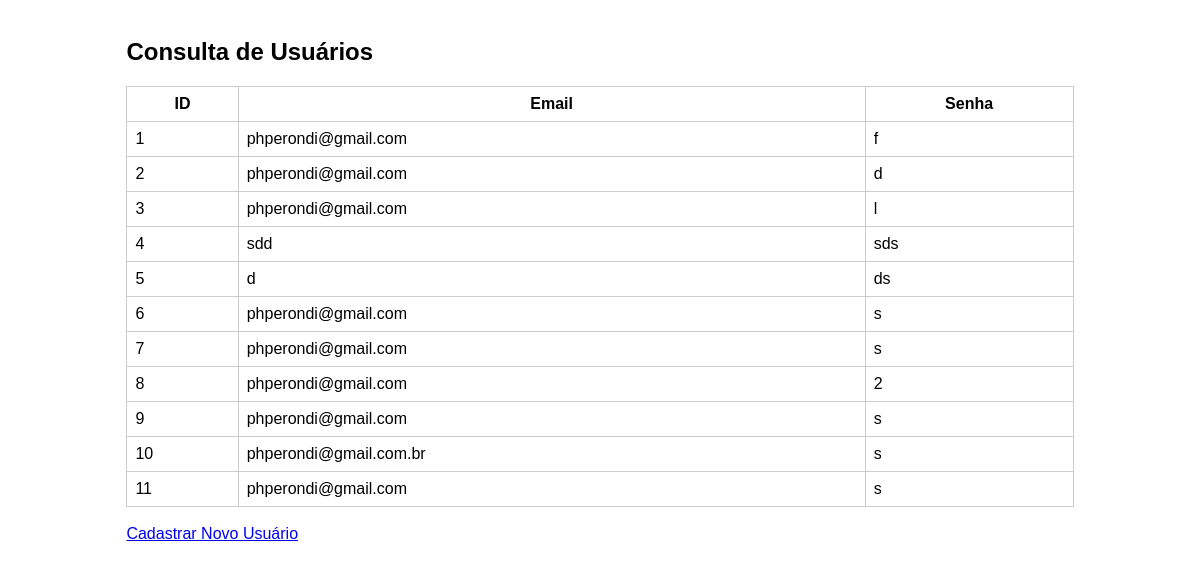
Screenshot of /listausuarios with the database file from the repository.
### tables this page shows
CREATE TABLE usuarios (id INTEGER PRIMARY KEY AUTOINCREMENT, email TEXT, senha TEXT);

### app.py (the view)
@app.route('/listausuarios', methods=['GET'])
def index():
    if request.method == 'GET':
        conn = connect_db()
        cursor = conn.cursor()
        cursor.execute("SELECT * FROM usuarios")
        users = cursor.fetchall()
        conn.close()
        return render_template('listausuarios.html', users=users)

### app.py (called while the page is built)
def connect_db():
    return sqlite3.connect('processos.db')

### templates/listausuarios.html (shortened to what this page needs)
<!DOCTYPE html>
<html>
<head>
</head>
<body>
    <div class="container">
        <h2>Consulta de Usuários</h2>
        <table>
            <thead>
                <tr>
                    <th>ID</th>
                    <th>Email</th>
                    <th>Senha</th>
                </tr>
            </thead>
            <tbody>
                {% for user in users %}
                    <tr>
                        <td>{{ user[0] }}</td>
                        <td>{{ user[1] }}</td>
                        <td>{{ user[2] }}</td>
                    </tr>
                {% endfor %}
            </tbody>
        </table>
        <br>
        <a href="{{ url_for('cadusuario') }}">Cadastrar Novo Usuário</a>
    </div>
</body>
</html>

### templates/listausuarios.html (style rules this page uses)
body { font-family: Arial, sans-serif; }
.container { margin: auto; width: 80%; padding: 10px; }
table { width: 100%; border-collapse: collapse; }
th, td { padding: 8px; border: 1px solid #ccc; }

### rows the page displays
usuarios: id "1", email "phperondi@gmail.com", senha "f"
usuarios: id "2", email "phperondi@gmail.com", senha "d"
usuarios: id "3", email "phperondi@gmail.com", senha "l"
usuarios: id "4", email "sdd", senha "sds"
usuarios: id "5", email "d", senha "ds"
usuarios: id "6", email "phperondi@gmail.com", senha "s"
usuarios: id "7", email "phperondi@gmail.com", senha "s"
usuarios: id "8", email "phperondi@gmail.com", senha "2"
usuarios: id "9", email "phperondi@gmail.com", senha "s"
usuarios: id "10", email "phperondi@gmail.com.br", senha "s"
usuarios: id "11", email "phperondi@gmail.com", senha "s"
